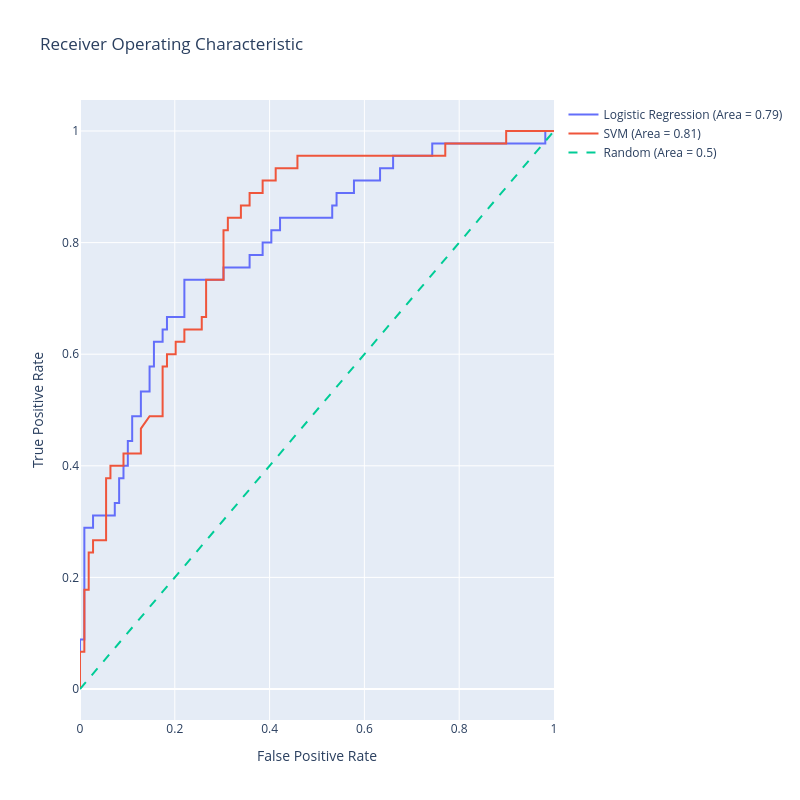

The notebook cell saved with this chart:
### Code cell
import numpy as np
import pandas as pd
import plotly.graph_objects as go
from sklearn.linear_model import LogisticRegression
from sklearn.svm import SVC
from sklearn.metrics import roc_curve, roc_auc_score
from sklearn.preprocessing import StandardScaler

data = pd.read_csv('https://raw.githubusercontent.com/npradaschnor/Pima-Indians-Diabetes-Dataset/master/diabetes.csv')

X = data.drop('Outcome', axis=1)
y = data['Outcome']

from sklearn.model_selection import train_test_split

X_train, X_test, y_train, y_test = train_test_split(X, y, test_size=0.2, random_state=2)


# SVM requires feature scaling for better performance
scaler = StandardScaler()
X_train_scaled = scaler.fit_transform(X_train)
X_test_scaled = scaler.transform(X_test)

# Logistic Regression model
lr_model = LogisticRegression(max_iter=1000)
lr_model.fit(X_train, y_train)
lr_scores = lr_model.predict_proba(X_test)[:,1]

# SVM model
svm_model = SVC(probability=True)
svm_model.fit(X_train_scaled, y_train)
svm_scores = svm_model.predict_proba(X_test_scaled)[:,1]

# Generate ROC curve data for logistic regression model
lr_fpr, lr_tpr, lr_thresholds = roc_curve(y_test, lr_scores)
lr_auc = roc_auc_score(y_test, lr_scores)

# Generate ROC curve data for SVM model
svm_fpr, svm_tpr, svm_thresholds = roc_curve(y_test, svm_scores)
svm_auc = roc_auc_score(y_test, svm_scores)

# Generate a trace for the Logistic Regression ROC curve
trace0 = go.Scatter(
    x=lr_fpr,
    y=lr_tpr,
    mode='lines',
    name=f'Logistic Regression (Area = {lr_auc:.2f})'
)

# Generate a trace for the SVM ROC curve
trace1 = go.Scatter(
    x=svm_fpr,
    y=svm_tpr,
    mode='lines',
    name=f'SVM (Area = {svm_auc:.2f})'
)

# Diagonal line
trace2 = go.Scatter(
    x=[0, 1],
    y=[0, 1],
    mode='lines',
    name='Random (Area = 0.5)',
    line=dict(dash='dash')
)

data = [trace0, trace1, trace2]

# Define layout with square aspect ratio
layout = go.Layout(
    title='Receiver Operating Characteristic',
    xaxis=dict(title='False Positive Rate'),
    yaxis=dict(title='True Positive Rate'),
    autosize=False,
    width=800,
    height=800,
    showlegend=True
)

# Define figure and add data
fig = go.Figure(data=data, layout=layout)

# Show figure
fig.show()

### Figure 1 — Plotly figure (JSON) as saved in the notebook; plotly's stock layout.template omitted (floating-point values rounded to 4 significant figures)
{"data": [{"mode": "lines", "name": "Logistic Regression (Area = 0.79)", "type": "scatter", "x": [0.0, 0.0, 0.0, 0.009174, 0.009174, 0.02752, 0.02752, 0.07339, 0.07339, 0.08257, 0.08257, 0.09174, 0.09174, 0.1009, 0.1009, 0.1101, 0.1101, 0.1284, 0.1284, 0.1468, 0.1468, 0.156, 0.156, 0.1743, 0.1743, 0.1835, 0.1835, 0.2202, 0.2202, 0.3028, 0.3028, 0.3578, 0.3578, 0.3853, 0.3853, 0.4037, 0.4037, 0.422, 0.422, 0.5321, 0.5321, 0.5413, 0.5413, 0.578, 0.578, 0.633, 0.633, 0.6606, 0.6606, 0.7431, 0.7431, 0.9817, 0.9817, 1.0], "y": [0.0, 0.02222, 0.08889, 0.08889, 0.2889, 0.2889, 0.3111, 0.3111, 0.3333, 0.3333, 0.3778, 0.3778, 0.4, 0.4, 0.4444, 0.4444, 0.4889, 0.4889, 0.5333, 0.5333, 0.5778, 0.5778, 0.6222, 0.6222, 0.6444, 0.6444, 0.6667, 0.6667, 0.7333, 0.7333, 0.7556, 0.7556, 0.7778, 0.7778, 0.8, 0.8, 0.8222, 0.8222, 0.8444, 0.8444, 0.8667, 0.8667, 0.8889, 0.8889, 0.9111, 0.9111, 0.9333, 0.9333, 0.9556, 0.9556, 0.9778, 0.9778, 1.0, 1.0]}, {"mode": "lines", "name": "SVM (Area = 0.81)", "type": "scatter", "x": [0.0, 0.0, 0.0, 0.009174, 0.009174, 0.01835, 0.01835, 0.02752, 0.02752, 0.05505, 0.05505, 0.06422, 0.06422, 0.09174, 0.09174, 0.1284, 0.1284, 0.1468, 0.1743, 0.1743, 0.1835, 0.1835, 0.2018, 0.2018, 0.2202, 0.2202, 0.2569, 0.2569, 0.2661, 0.2661, 0.3028, 0.3028, 0.3119, 0.3119, 0.3394, 0.3394, 0.3578, 0.3578, 0.3853, 0.3853, 0.4128, 0.4128, 0.4587, 0.4587, 0.7706, 0.7706, 0.8991, 0.8991, 1.0], "y": [0.0, 0.02222, 0.06667, 0.06667, 0.1778, 0.1778, 0.2444, 0.2444, 0.2667, 0.2667, 0.3778, 0.3778, 0.4, 0.4, 0.4222, 0.4222, 0.4667, 0.4889, 0.4889, 0.5778, 0.5778, 0.6, 0.6, 0.6222, 0.6222, 0.6444, 0.6444, 0.6667, 0.6667, 0.7333, 0.7333, 0.8222, 0.8222, 0.8444, 0.8444, 0.8667, 0.8667, 0.8889, 0.8889, 0.9111, 0.9111, 0.9333, 0.9333, 0.9556, 0.9556, 0.9778, 0.9778, 1.0, 1.0]}, {"line": {"dash": "dash"}, "mode": "lines", "name": "Random (Area = 0.5)", "type": "scatter", "x": [0, 1], "y": [0, 1]}], "layout": {"autosize": false, "height": 800, "showlegend": true, "title": {"text": "Receiver Operating Characteristic"}, "width": 800, "xaxis": {"title": {"text": "False Positive Rate"}}, "yaxis": {"title": {"text": "True Positive Rate"}}}}
